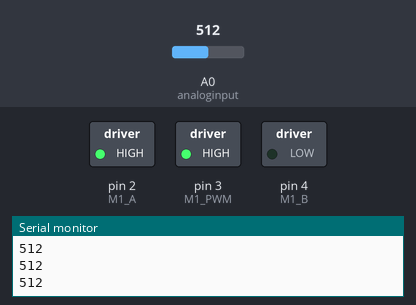
Bench run of a sketch on a simulated Arduino Uno, built with avr-gcc and run on an emulated ATmega328P. On the bench: switched loads named in the sketch (green lamp = pin HIGH), the last lines printed to the serial monitor. The test bench sets the inputs (shaded band); at power-on: A0 (analoginput) = 512.

Above: at 1.2 s.
1.3 s: A0 (analoginput) set to 6
2.8 s: A0 (analoginput) set to 3
At 3.3 s:
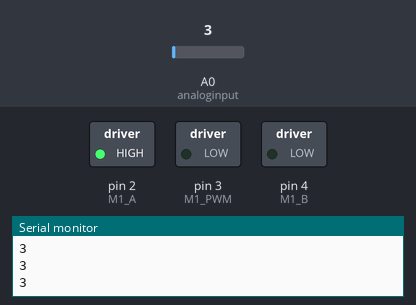
4.3 s: A0 (analoginput) set to 122
At 5.5 s:
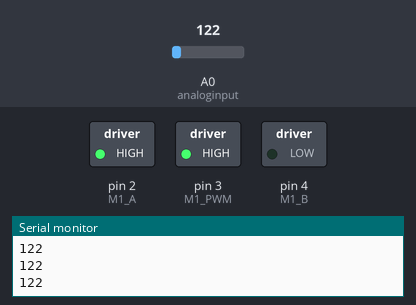
5.8 s: A0 (analoginput) set to 0
At 6.9 s:
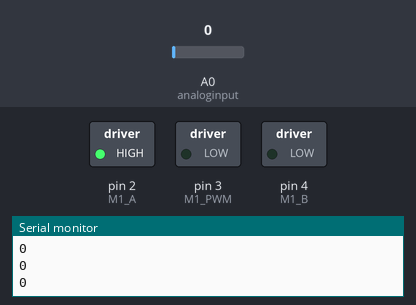
Timing chart, 0 to 8.3 s (numbered marks = the images above; inputs shaded):
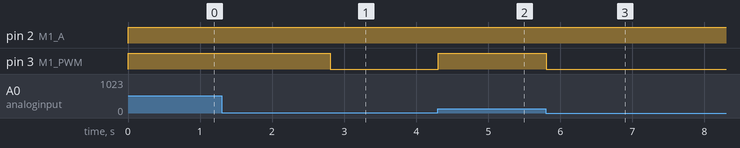

The sketch:

DC_motor_Speed_control2_ino.ino
```cpp
int analoginput = A0;

int M1_A = 2;
int M1_PWM = 3;
int M1_B = 4;

int speed_val = 255;
int sensorValue=0;
void setup()
{
  Serial.begin(9600);

  pinMode(M1_A ,OUTPUT);
  pinMode(M1_PWM, OUTPUT);
  pinMode(M1_B, OUTPUT);

}

void loop()
{
  sensorValue = analogRead(analoginput);
  Serial.println(sensorValue);

  speed_val = map(sensorValue,0,1023,0,255);

  M1_start(speed_val);

}

void M1_start(int x)
{
  digitalWrite(M1_A, HIGH);
  digitalWrite(M1_B, LOW);
  digitalWrite(M1_PWM, x);
}
```

Measured:
- the behaviour switches between 5 and 4 on A0 (analoginput) (found by bisection; images 0 and 1)
- after the input at 2.8 s, pin 3 (M1_PWM): HIGH → LOW at once
- after the input at 4.3 s, pin 3 (M1_PWM): LOW → HIGH at once
- after the input at 5.8 s, pin 3 (M1_PWM): HIGH → LOW at once
